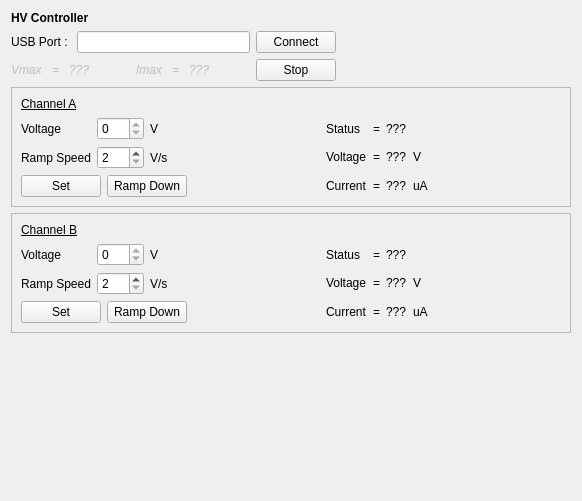
<?xml version="1.0" encoding="UTF-8"?>
<ui version="4.0">
 <class>HVControlWidget</class>
 <widget class="QWidget" name="HVControlWidget">
  <property name="geometry">
   <rect>
    <x>0</x>
    <y>0</y>
    <width>582</width>
    <height>501</height>
   </rect>
  </property>
  <property name="windowTitle">
   <string>Form</string>
  </property>
  <layout class="QGridLayout" name="gridLayout_8">
   <item row="0" column="0">
    <widget class="QLabel" name="label">
     <property name="font">
      <font>
       <weight>75</weight>
       <bold>true</bold>
      </font>
     </property>
     <property name="text">
      <string>HV Controller</string>
     </property>
    </widget>
   </item>
   <item row="1" column="0">
    <layout class="QGridLayout" name="gridLayout">
     <item row="0" column="0">
      <widget class="QLabel" name="label_usbPort">
       <property name="text">
        <string>USB Port : </string>
       </property>
      </widget>
     </item>
     <item row="0" column="1">
      <widget class="QLineEdit" name="lineEdit_portName"/>
     </item>
     <item row="0" column="2">
      <widget class="QPushButton" name="pushButton_connect">
       <property name="text">
        <string>Connect</string>
       </property>
      </widget>
     </item>
     <item row="1" column="0" colspan="2">
      <layout class="QHBoxLayout" name="horizontalLayout_3">
       <item>
        <layout class="QHBoxLayout" name="horizontalLayout">
         <item>
          <widget class="QLabel" name="label_2">
           <property name="enabled">
            <bool>false</bool>
           </property>
           <property name="font">
            <font>
             <italic>true</italic>
            </font>
           </property>
           <property name="text">
            <string>Vmax</string>
           </property>
          </widget>
         </item>
         <item>
          <widget class="QLabel" name="label_3">
           <property name="enabled">
            <bool>false</bool>
           </property>
           <property name="font">
            <font>
             <italic>false</italic>
            </font>
           </property>
           <property name="text">
            <string> = </string>
           </property>
          </widget>
         </item>
         <item>
          <widget class="QLabel" name="label_Vmax">
           <property name="enabled">
            <bool>false</bool>
           </property>
           <property name="font">
            <font>
             <italic>true</italic>
            </font>
           </property>
           <property name="text">
            <string>???</string>
           </property>
          </widget>
         </item>
        </layout>
       </item>
       <item>
        <spacer name="horizontalSpacer_2">
         <property name="orientation">
          <enum>Qt::Horizontal</enum>
         </property>
         <property name="sizeHint" stdset="0">
          <size>
           <width>40</width>
           <height>20</height>
          </size>
         </property>
        </spacer>
       </item>
       <item>
        <layout class="QHBoxLayout" name="horizontalLayout_2">
         <item>
          <widget class="QLabel" name="label_5">
           <property name="enabled">
            <bool>false</bool>
           </property>
           <property name="font">
            <font>
             <italic>true</italic>
            </font>
           </property>
           <property name="text">
            <string>Imax</string>
           </property>
          </widget>
         </item>
         <item>
          <widget class="QLabel" name="label_6">
           <property name="enabled">
            <bool>false</bool>
           </property>
           <property name="text">
            <string> = </string>
           </property>
          </widget>
         </item>
         <item>
          <widget class="QLabel" name="label_Imax">
           <property name="enabled">
            <bool>false</bool>
           </property>
           <property name="font">
            <font>
             <italic>true</italic>
            </font>
           </property>
           <property name="text">
            <string>???</string>
           </property>
          </widget>
         </item>
        </layout>
       </item>
       <item>
        <spacer name="horizontalSpacer_3">
         <property name="orientation">
          <enum>Qt::Horizontal</enum>
         </property>
         <property name="sizeHint" stdset="0">
          <size>
           <width>40</width>
           <height>20</height>
          </size>
         </property>
        </spacer>
       </item>
      </layout>
     </item>
     <item row="1" column="2">
      <widget class="QPushButton" name="pushButton_stop">
       <property name="text">
        <string>Stop</string>
       </property>
      </widget>
     </item>
    </layout>
   </item>
   <item row="1" column="1">
    <spacer name="horizontalSpacer">
     <property name="orientation">
      <enum>Qt::Horizontal</enum>
     </property>
     <property name="sizeHint" stdset="0">
      <size>
       <width>40</width>
       <height>20</height>
      </size>
     </property>
    </spacer>
   </item>
   <item row="2" column="0" colspan="2">
    <widget class="QFrame" name="frame">
     <property name="frameShape">
      <enum>QFrame::StyledPanel</enum>
     </property>
     <property name="frameShadow">
      <enum>QFrame::Raised</enum>
     </property>
     <layout class="QGridLayout" name="gridLayout_4">
      <item row="0" column="0">
       <widget class="QLabel" name="label_4">
        <property name="font">
         <font>
          <underline>true</underline>
         </font>
        </property>
        <property name="text">
         <string>Channel A</string>
        </property>
       </widget>
      </item>
      <item row="1" column="0">
       <layout class="QVBoxLayout" name="verticalLayout">
        <item>
         <layout class="QGridLayout" name="gridLayout_2">
          <item row="0" column="0">
           <widget class="QLabel" name="label_8">
            <property name="text">
             <string>Voltage</string>
            </property>
           </widget>
          </item>
          <item row="0" column="1">
           <widget class="QSpinBox" name="spinBox_d1">
            <property name="maximum">
             <number>0</number>
            </property>
           </widget>
          </item>
          <item row="0" column="2">
           <widget class="QLabel" name="label_10">
            <property name="text">
             <string>V</string>
            </property>
           </widget>
          </item>
          <item row="1" column="0">
           <widget class="QLabel" name="label_9">
            <property name="text">
             <string>Ramp Speed</string>
            </property>
           </widget>
          </item>
          <item row="1" column="1">
           <widget class="QSpinBox" name="spinBox_v1">
            <property name="minimum">
             <number>2</number>
            </property>
            <property name="maximum">
             <number>255</number>
            </property>
           </widget>
          </item>
          <item row="1" column="2">
           <widget class="QLabel" name="label_11">
            <property name="text">
             <string>V/s</string>
            </property>
           </widget>
          </item>
         </layout>
        </item>
        <item>
         <layout class="QHBoxLayout" name="horizontalLayout_4">
          <item>
           <widget class="QPushButton" name="pushButton_set1">
            <property name="text">
             <string>Set</string>
            </property>
           </widget>
          </item>
          <item>
           <widget class="QPushButton" name="pushButton_rampDown1">
            <property name="text">
             <string>Ramp Down</string>
            </property>
           </widget>
          </item>
         </layout>
        </item>
       </layout>
      </item>
      <item row="1" column="2">
       <layout class="QGridLayout" name="gridLayout_3">
        <item row="0" column="0">
         <widget class="QLabel" name="label_12">
          <property name="text">
           <string>Status</string>
          </property>
         </widget>
        </item>
        <item row="0" column="1">
         <widget class="QLabel" name="label_15">
          <property name="text">
           <string>=</string>
          </property>
         </widget>
        </item>
        <item row="0" column="2">
         <widget class="QLabel" name="label_s1">
          <property name="text">
           <string>???</string>
          </property>
         </widget>
        </item>
        <item row="1" column="0">
         <widget class="QLabel" name="label_13">
          <property name="text">
           <string>Voltage</string>
          </property>
         </widget>
        </item>
        <item row="1" column="1">
         <widget class="QLabel" name="label_16">
          <property name="text">
           <string>=</string>
          </property>
         </widget>
        </item>
        <item row="1" column="2">
         <widget class="QLabel" name="label_u1">
          <property name="text">
           <string>???</string>
          </property>
         </widget>
        </item>
        <item row="1" column="3">
         <widget class="QLabel" name="label_21">
          <property name="text">
           <string>V</string>
          </property>
         </widget>
        </item>
        <item row="2" column="0">
         <widget class="QLabel" name="label_14">
          <property name="text">
           <string>Current</string>
          </property>
         </widget>
        </item>
        <item row="2" column="1">
         <widget class="QLabel" name="label_17">
          <property name="text">
           <string>=</string>
          </property>
         </widget>
        </item>
        <item row="2" column="2">
         <widget class="QLabel" name="label_i1">
          <property name="text">
           <string>???</string>
          </property>
         </widget>
        </item>
        <item row="2" column="3">
         <widget class="QLabel" name="label_22">
          <property name="text">
           <string>uA</string>
          </property>
         </widget>
        </item>
       </layout>
      </item>
      <item row="1" column="1">
       <spacer name="horizontalSpacer_4">
        <property name="orientation">
         <enum>Qt::Horizontal</enum>
        </property>
        <property name="sizeHint" stdset="0">
         <size>
          <width>40</width>
          <height>20</height>
         </size>
        </property>
       </spacer>
      </item>
      <item row="1" column="3">
       <spacer name="horizontalSpacer_5">
        <property name="orientation">
         <enum>Qt::Horizontal</enum>
        </property>
        <property name="sizeHint" stdset="0">
         <size>
          <width>40</width>
          <height>20</height>
         </size>
        </property>
       </spacer>
      </item>
     </layout>
    </widget>
   </item>
   <item row="3" column="0" colspan="2">
    <widget class="QFrame" name="frame_2">
     <property name="frameShape">
      <enum>QFrame::StyledPanel</enum>
     </property>
     <property name="frameShadow">
      <enum>QFrame::Raised</enum>
     </property>
     <layout class="QGridLayout" name="gridLayout_5">
      <item row="0" column="0">
       <widget class="QLabel" name="label_7">
        <property name="font">
         <font>
          <underline>true</underline>
         </font>
        </property>
        <property name="text">
         <string>Channel B</string>
        </property>
       </widget>
      </item>
      <item row="1" column="0">
       <layout class="QVBoxLayout" name="verticalLayout_2">
        <item>
         <layout class="QGridLayout" name="gridLayout_7">
          <item row="0" column="0">
           <widget class="QLabel" name="label_34">
            <property name="text">
             <string>Voltage</string>
            </property>
           </widget>
          </item>
          <item row="0" column="1">
           <widget class="QSpinBox" name="spinBox_d2">
            <property name="maximum">
             <number>0</number>
            </property>
           </widget>
          </item>
          <item row="0" column="2">
           <widget class="QLabel" name="label_35">
            <property name="text">
             <string>V</string>
            </property>
           </widget>
          </item>
          <item row="1" column="0">
           <widget class="QLabel" name="label_36">
            <property name="text">
             <string>Ramp Speed</string>
            </property>
           </widget>
          </item>
          <item row="1" column="1">
           <widget class="QSpinBox" name="spinBox_v2">
            <property name="minimum">
             <number>2</number>
            </property>
            <property name="maximum">
             <number>255</number>
            </property>
           </widget>
          </item>
          <item row="1" column="2">
           <widget class="QLabel" name="label_37">
            <property name="text">
             <string>V/s</string>
            </property>
           </widget>
          </item>
         </layout>
        </item>
        <item>
         <layout class="QHBoxLayout" name="horizontalLayout_5">
          <item>
           <widget class="QPushButton" name="pushButton_set2">
            <property name="text">
             <string>Set</string>
            </property>
           </widget>
          </item>
          <item>
           <widget class="QPushButton" name="pushButton_rampDown2">
            <property name="text">
             <string>Ramp Down</string>
            </property>
           </widget>
          </item>
         </layout>
        </item>
       </layout>
      </item>
      <item row="1" column="1">
       <spacer name="horizontalSpacer_6">
        <property name="orientation">
         <enum>Qt::Horizontal</enum>
        </property>
        <property name="sizeHint" stdset="0">
         <size>
          <width>63</width>
          <height>20</height>
         </size>
        </property>
       </spacer>
      </item>
      <item row="1" column="2">
       <layout class="QGridLayout" name="gridLayout_6">
        <item row="0" column="0">
         <widget class="QLabel" name="label_23">
          <property name="text">
           <string>Status</string>
          </property>
         </widget>
        </item>
        <item row="0" column="1">
         <widget class="QLabel" name="label_24">
          <property name="text">
           <string>=</string>
          </property>
         </widget>
        </item>
        <item row="0" column="2">
         <widget class="QLabel" name="label_s2">
          <property name="text">
           <string>???</string>
          </property>
         </widget>
        </item>
        <item row="1" column="0">
         <widget class="QLabel" name="label_26">
          <property name="text">
           <string>Voltage</string>
          </property>
         </widget>
        </item>
        <item row="1" column="1">
         <widget class="QLabel" name="label_27">
          <property name="text">
           <string>=</string>
          </property>
         </widget>
        </item>
        <item row="1" column="2">
         <widget class="QLabel" name="label_u2">
          <property name="text">
           <string>???</string>
          </property>
         </widget>
        </item>
        <item row="1" column="3">
         <widget class="QLabel" name="label_29">
          <property name="text">
           <string>V</string>
          </property>
         </widget>
        </item>
        <item row="2" column="0">
         <widget class="QLabel" name="label_30">
          <property name="text">
           <string>Current</string>
          </property>
         </widget>
        </item>
        <item row="2" column="1">
         <widget class="QLabel" name="label_31">
          <property name="text">
           <string>=</string>
          </property>
         </widget>
        </item>
        <item row="2" column="2">
         <widget class="QLabel" name="label_i2">
          <property name="text">
           <string>???</string>
          </property>
         </widget>
        </item>
        <item row="2" column="3">
         <widget class="QLabel" name="label_33">
          <property name="text">
           <string>uA</string>
          </property>
         </widget>
        </item>
       </layout>
      </item>
      <item row="1" column="3">
       <spacer name="horizontalSpacer_7">
        <property name="orientation">
         <enum>Qt::Horizontal</enum>
        </property>
        <property name="sizeHint" stdset="0">
         <size>
          <width>63</width>
          <height>20</height>
         </size>
        </property>
       </spacer>
      </item>
     </layout>
    </widget>
   </item>
   <item row="4" column="0">
    <spacer name="verticalSpacer">
     <property name="orientation">
      <enum>Qt::Vertical</enum>
     </property>
     <property name="sizeHint" stdset="0">
      <size>
       <width>20</width>
       <height>40</height>
      </size>
     </property>
    </spacer>
   </item>
  </layout>
 </widget>
 <resources/>
 <connections/>
</ui>
